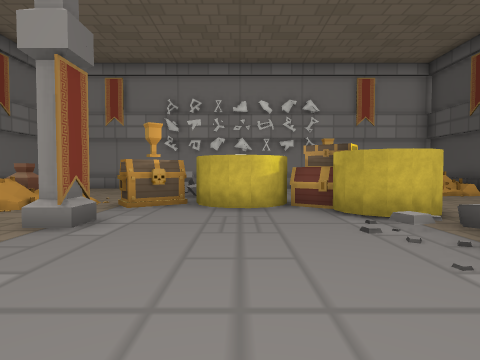
View 1 (above)

16 first-person views from a walk through a scene from a Unity 3-D project. The camera is 1.5 m above the floor, tilts 2° down and sees 80° across. The floor is counted in squares, 2 m on a side. Each view is taken from the middle of a square. On the plan, view 1 faces up. The plan holds only what a view shows up to about 10 squares ahead; the rest is blank. The player is left out. Some surface patterns are stand-ins.

View 2
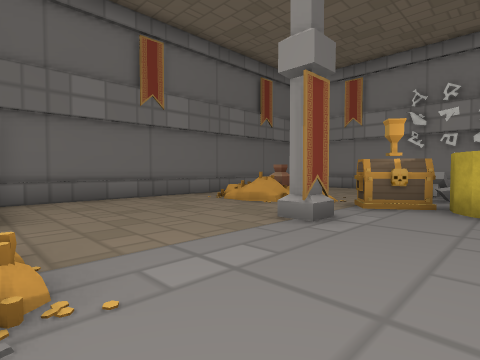

View 3
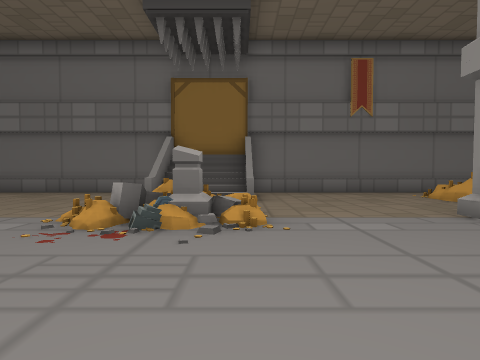

View 4
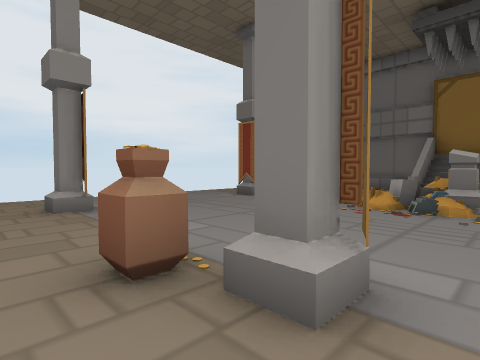

View 5
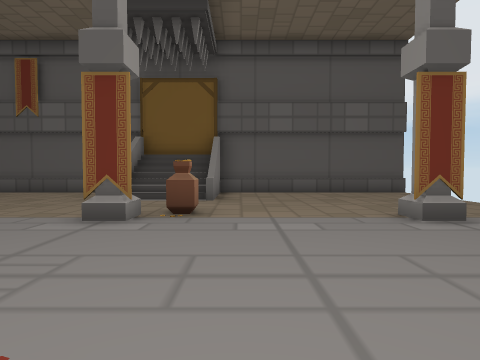

View 6
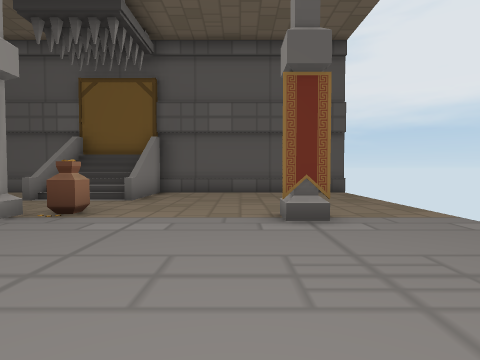

View 7
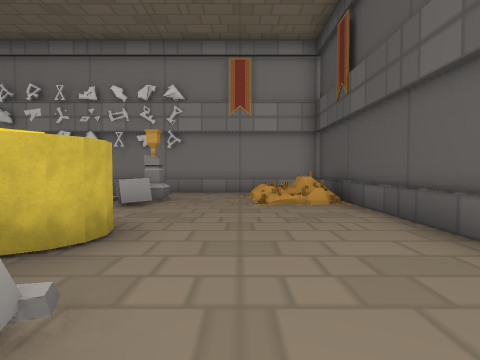

View 8
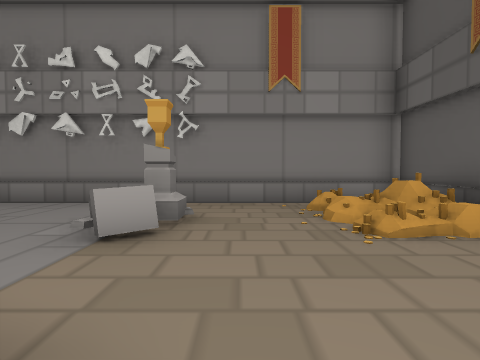

View 9
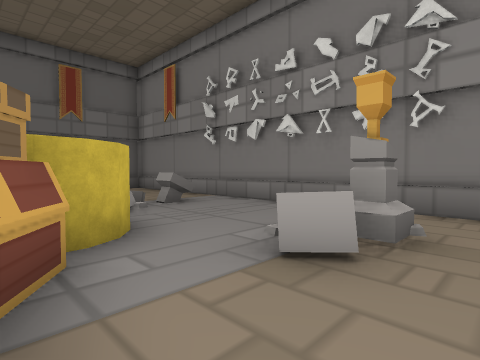

View 10
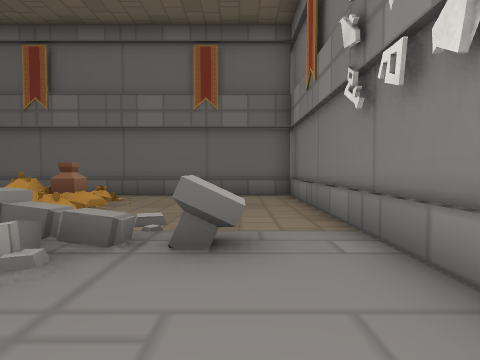

View 11
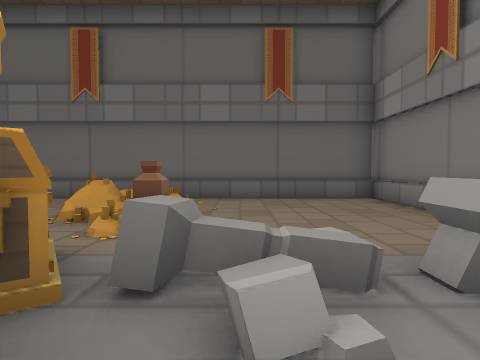

View 12
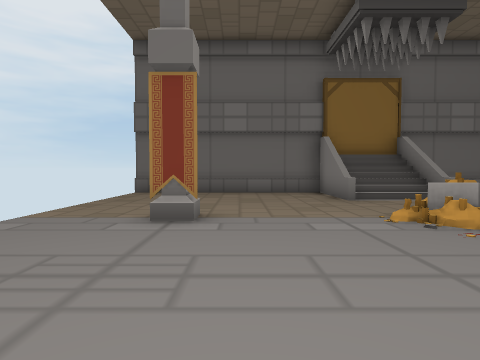

View 13
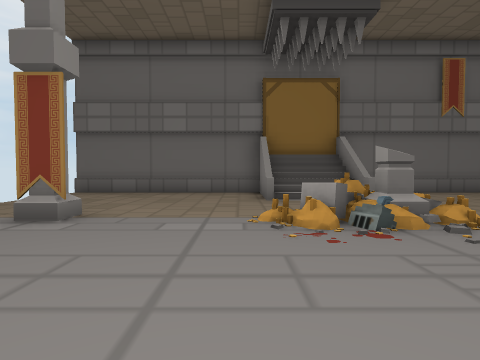

View 14
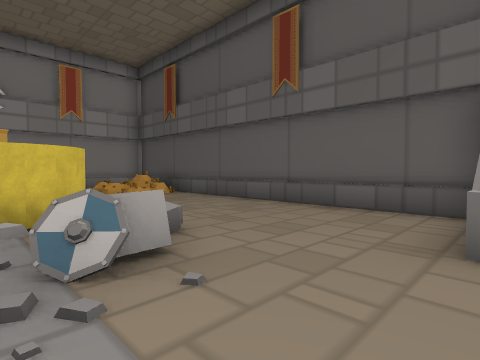

View 15
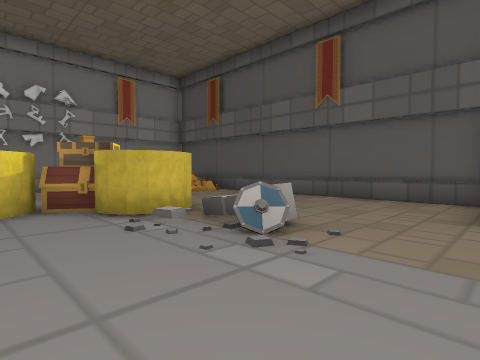

View 16
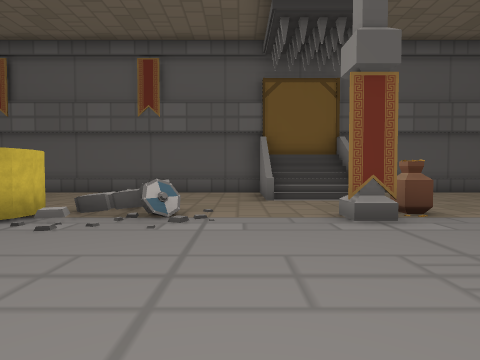

### Floor plan
Key: @ floor where view 1 was taken; # wall or solid block; . main floor; : floor 0.5 m higher than the main floor; + floor 0.75 m higher than the main floor; / step, stairs or slope; = window, fence, low wall or low ledge; P pillar; A vase; C chest; W wheel; B banner; O other object.
Columns run from 8 left of view 1 to 8 right of it. Each row starts with its distance up from view 1.
 12 #################
 11 #.............==#
 10 #.....P....O.. O#
  9 #.........OO.. =#
  8 #.....OO..O.....#
  7 #./A:.OOOO......#
  6 #. AO.OOOCCW....#
  5 #.//......CW....#
  4 #....PB...W.....#
  3 #..........OO...#
  2 #.........=#....#
  1 #...............#
  0 ##=..+:.@....#=##
 -1 #//..OO..BP...//#
 -2 ##=...O....A.#=##
 -3 #...............#
 -4 #...............#
 -5 #...............#
 -6 #....PB..BP.....#
 -7 #...............#
 -8 #....... .......#
 -9 #               #

Positions as (right, up) in squares from view 1, and headings:
1: (0, 0), facing up
2: (0, 0), facing up-left
3: (2, 0), facing left
4: (4, 0), facing down-left
5: (-2, -3), facing right
6: (-2, -5), facing right
7: (5, 2), facing up
8: (4, 5), facing up
9: (4, 6), facing up-left
10: (1, 10), facing left
11: (0, 8), facing left
12: (2, -5), facing left
13: (2, -3), facing left
14: (2, 0), facing up-right
15: (0, 0), facing up-right
16: (-2, 1), facing right
